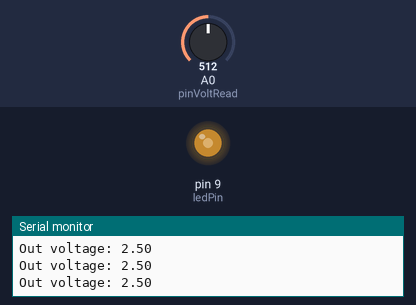
A sketch run on a simulated Arduino Uno, built with avr-gcc and run on an emulated ATmega328P. On the bench: output pins drawn as LEDs (lit = HIGH), the last lines printed to the serial monitor. The test bench sets the inputs (shaded band); at power-on: A0 (pinVoltRead) = 512.

Above: at 1.3 s.
1.4 s: A0 (pinVoltRead) set to 716
At 2.1 s:
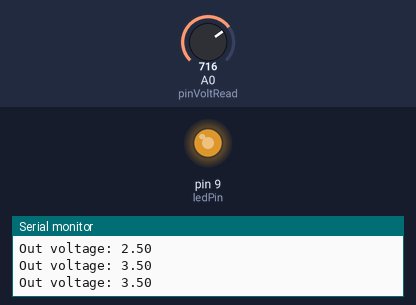
3.0 s: A0 (pinVoltRead) set to 900
At 3.3 s:
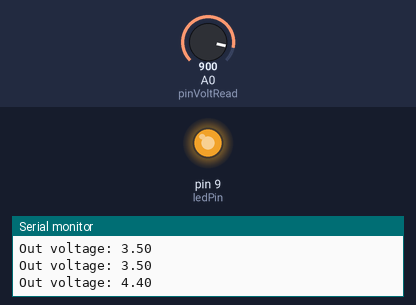
4.5 s: A0 (pinVoltRead) set to 122
At 5.7 s:
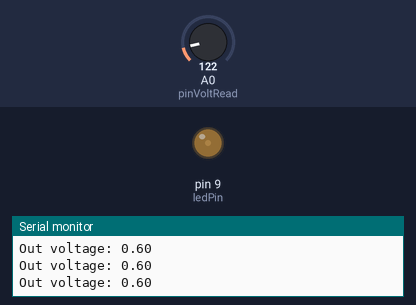
6.0 s: A0 (pinVoltRead) set to 0
At 6.9 s:
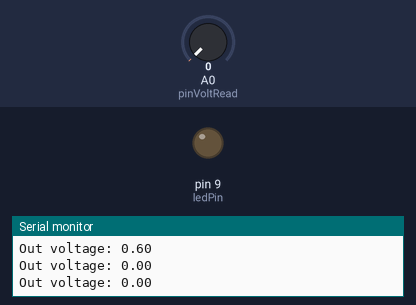
7.5 s: A0 (pinVoltRead) set to 511
At 8.1 s:
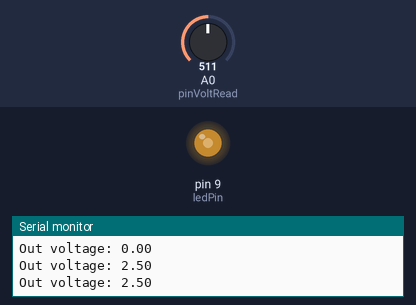
Timing chart, 0 to 10.0 s (numbered marks = the images above; inputs shaded):
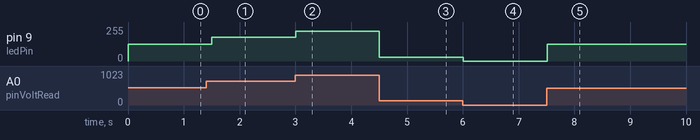

Measured:
- after the input at 1.4 s, pin 9 (ledPin): 127/255 → 178/255 after 0.10 s
- after the input at 3.0 s, pin 9 (ledPin): 178/255 → 224/255 at once
- after the input at 4.5 s, pin 9 (ledPin): 224/255 → 30/255 at once
- after the input at 6.0 s, pin 9 (ledPin): 30/255 → 0/255 at once
- after the input at 7.5 s, pin 9 (ledPin): 0/255 → 127/255 at once

The sketch:

app.ino
```cpp
int pinVoltRead = A0;
int voltInput;
float outVolt;
int ledPin = 9;

void setup() {
  Serial.begin(9600);
  pinMode(pinVoltRead, INPUT);
  pinMode(ledPin, OUTPUT);
}

void loop() {
  voltInput = analogRead(pinVoltRead);
  outVolt = (5./1023.) * voltInput;
  Serial.print("Out voltage: ");
  Serial.println(outVolt);

  analogWrite(ledPin, calculateAnalog(voltInput));
  delay(500);
}

int calculateAnalog(float volt) {
    return (255./1023.) * volt;
}
```
